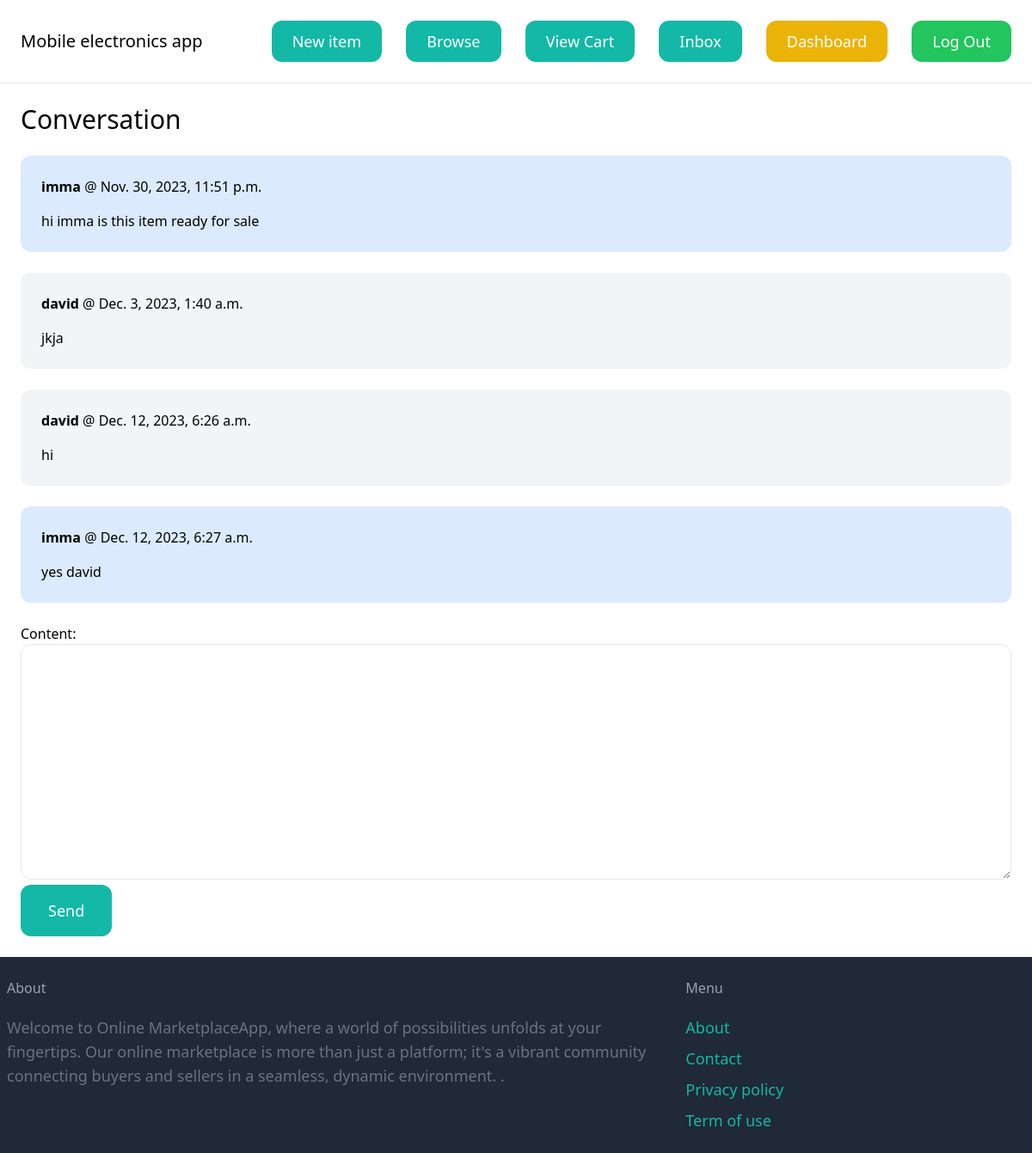
Page /inbox/16/ (signed in) on the committed database.
### conversation/models.py (models this page shows)
class ConversationMessage(models.Model):
    conversation = models.ForeignKey(Conversation, related_name='messages', on_delete=models.CASCADE)
    content = models.TextField()
    created_at = models.DateTimeField(auto_now_add=True)
    created_by = models.ForeignKey(User, related_name='created_messages', on_delete=models.CASCADE)

### conversation/views.py (the view)
# urls.py: path('<int:pk>/', views.detail, name='detail'),
@login_required
def detail(request, pk):
    conversation = Conversation.objects.filter(members__in=[request.user.id]).get(pk=pk)
    if request.method == 'POST':
        form = ConversationMessageForm(request.POST)
        if form.is_valid():
            conversation_message = form.save(commit=False)
            conversation_message.conversation = conversation
            conversation_message.created_by = request.user
            conversation_message.save()
            conversation.save()
            return redirect('conversation:detail', pk=pk)
    else:
        form = ConversationMessageForm()
    return render(request, 'conversation/detail.html', {
        'conversation': conversation,
        'form': form
    })

### conversation/forms.py
class ConversationMessageForm(forms.ModelForm):
    class Meta:
        model = ConversationMessage
        fields = ('content',)
        widgets = {
            'content': forms.Textarea(attrs={
                'class': 'w-full py-4 px-6 rounded-xl border'
            })
        }

### conversation/templates/conversation/detail.html (shortened to what this page needs)
{% extends 'core/base.html' %}
{% block content %}
<h1 class="mb-6 text-3xl">Conversation</h1>
<div class="space-y-6">
    {% for message in conversation.messages.all %}
        <div class="p-6 flex {% if message.created_by == request.user %}bg-blue-100{% else %}bg-gray-100{% endif %} rounded-xl">
            <div>
                <p class="mb-4"><strong>{{ message.created_by.username }}</strong> @ {{ message.created_at }}</p>
                <p>{{ message.content }}</p>
            </div>
        </div>
    {% endfor %}
</div>
<form method="post" action="." class="mt-6">
    {{ form.as_p }}
    <button class="py-4 px-8 text-lg bg-teal-500 hover:bg-teal-700 rounded-xl text-white">Send</button>
</form>
{% endblock %}

### rows in the picture
ConversationMessage: created_by.username "imma", created_at "Nov. 30, 2023, 11:51 p.m.", content "hi imma is this item ready for sale"
ConversationMessage: created_by.username "david", created_at "Dec. 3, 2023, 1:40 a.m.", content "jkja"
ConversationMessage: created_by.username "david", created_at "Dec. 12, 2023, 6:26 a.m.", content "hi"
ConversationMessage: created_by.username "imma", created_at "Dec. 12, 2023, 6:27 a.m.", content "yes david"
